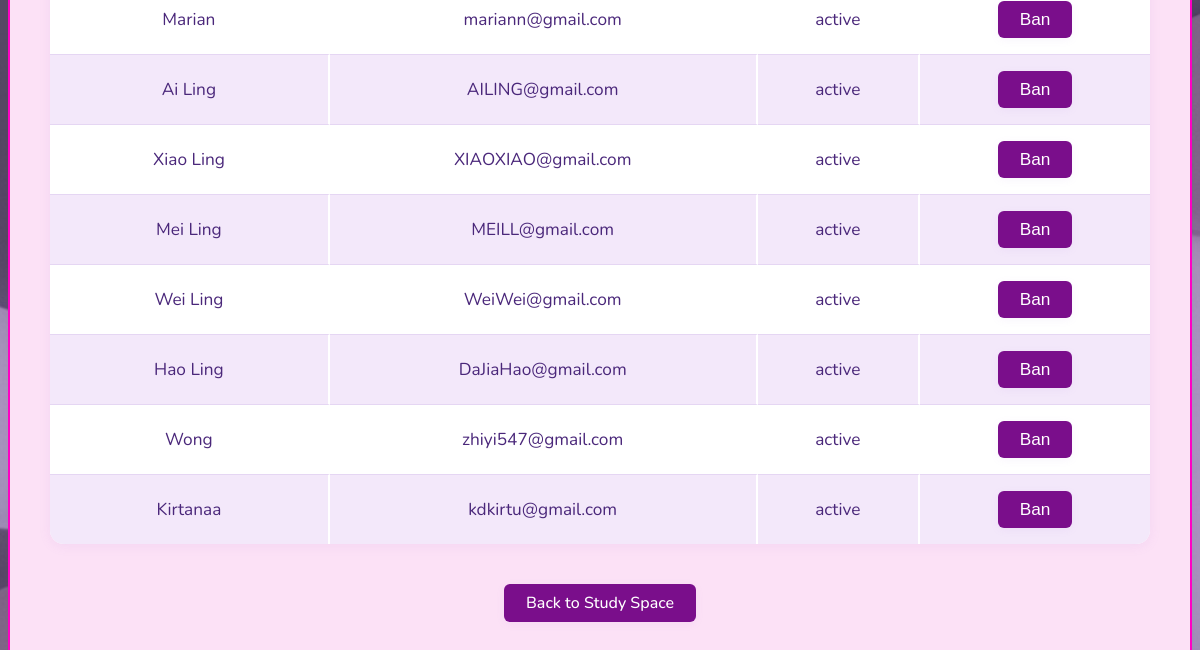
The app's page /admin (signed in, lower part), older data.
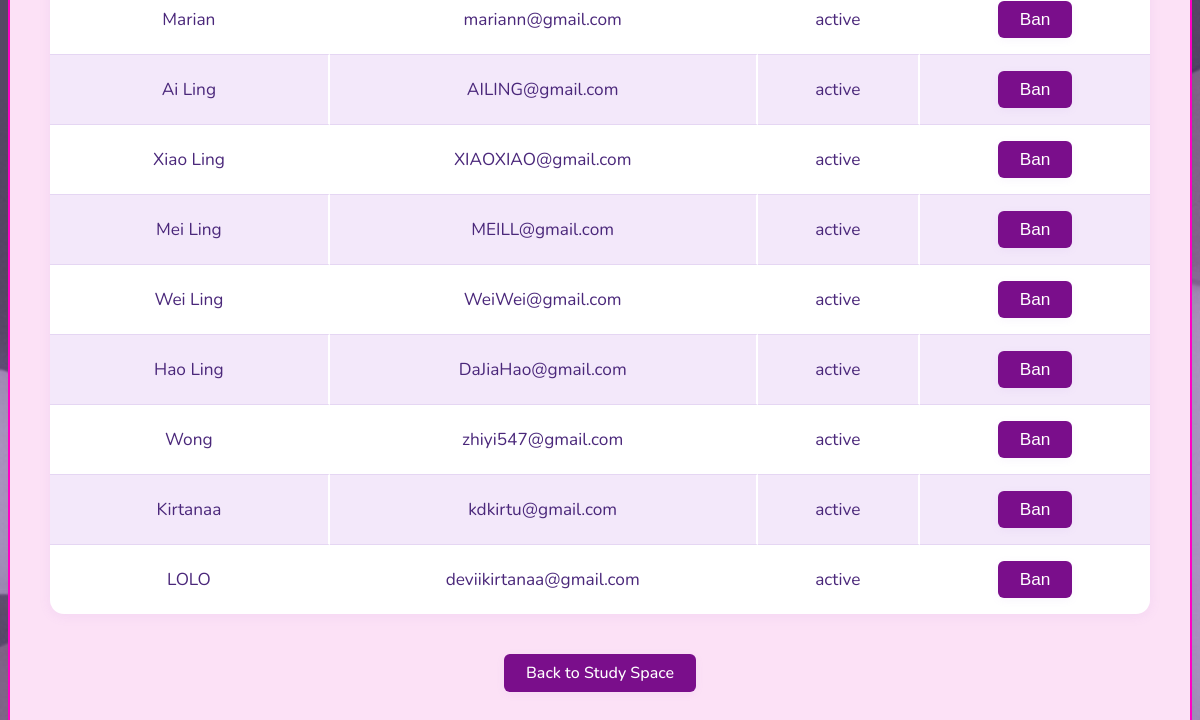
The same page, newer data.
### app.py (models this page shows)
class User(db.Model):
    id = db.Column(db.Integer, primary_key=True)
    username = db.Column(db.String(100), unique=True, nullable=False)
    password = db.Column(db.String(300), nullable=False)
    faculty = db.Column(db.String(100), nullable=False)
    student_id = db.Column(db.String(100), unique=True, nullable=False)
    user_email = db.Column(db.String(100), unique=True, nullable=False)
    mmu_email = db.Column(db.String(100), unique=True, nullable=True)
    bio = db.Column(db.Text, nullable=True)
    avatar = db.Column(db.String(300), nullable=True)
    background = db.Column(db.String(300), nullable=True)
    preferred_subjects = db.Column(db.String(100), nullable=True)
    verified = db.Column(db.Boolean, default=False)
    status = db.Column(db.String(20), default='active')
    created_at = db.Column(db.DateTime, default=datetime.utcnow)
    admin = db.Column(db.Boolean, default=False)
    mmu_email_updated_at = db.Column(db.DateTime, nullable=True)

### app.py (the view)
@app.route('/admin')
def admin_dashboard():
    if not is_logged_in_admin():
        abort(403)
    users = User.query.all()
    return render_template('admin.html', users=users)

### app.py (called while the page is built)
def is_logged_in_admin():
    user_id = session.get("user_id")
    if not user_id:
        return False
    user = User.query.get(user_id)
    return user and user.admin

### templates/admin.html (shortened to what this page needs)
<!DOCTYPE html>
<html>
<head>
    <link rel="stylesheet" href="{{ url_for('static', filename='Style.css') }}">
</head>
<body>
    <div class="admin-section">
        <table class="admin-table">
            {% for user in users %}
            <tr>
                <td>{{ user.username }}</td>
                <td>{{ user.user_email }}</td>
                <td>{{ user.status }}</td>
                <td>
                    {% if user.status == 'banned' %}
                        <form method="post" action="{{ url_for('admin_unban_user', user_id=user.id) }}">
                            <button type="submit" class="admin-btn">Unban</button>
                        </form>
                    {% else %}
                        <form method="post" action="{{ url_for('admin_ban_user', user_id=user.id) }}">
                            <button type="submit" class="admin-btn">Ban</button>
                        </form>
                    {% endif %}
                </td>
            </tr>
            {% endfor %}
        </table>
           <p><a href="{{ url_for('study_space') }}" class="admin-btn back-btn">Back to Study Space</a></p>
    </div>
</body>
</html>

### static/Style.css (style rules this page uses)
body { font-family: 'Nunito', sans-serif; color: #ffffff; background: #f4f6f8; background-image: url("img/home background.jpg"); background-size: cover; background-repeat: no-repeat; background-position: center center; min-height: 100vh; margin: 0; padding: 0; }
html, body, * { cursor: url("img/cursor.png") 0 0, auto !important; }
a, button, input, select, textarea { cursor: url("img/cursor.png") 0 0, auto !important; }
body { margin: 0; font-family: 'Nunito', sans-serif; }
.back-btn { display: inline-block; margin-top: 24px; text-decoration: none; text-align: center; }
.admin-section { background: #fce1f6; color: #4a277a; border-radius: 16px; box-shadow: 0 4px 24px rgba(122, 14, 139, 0.08); padding: 40px 40px 32px 40px; margin: 40px auto; max-width: 1100px; min-width: 80vw; text-align: center; border: 2px solid #ff00c3; }
.admin-table { width: 100%; border-collapse: separate; border-spacing: 0; background: #fff; border-radius: 14px; overflow: hidden; box-shadow: 0 2px 12px rgba(168,119,211,0.10); margin-bottom: 10px; font-size: 1.08em; }
.admin-table th:last-child, .admin-table td:last-child { border-right: none; }
.admin-table tr:last-child td { border-bottom: none; }
.admin-table tr:nth-child(even) td { background: #f3e8fa; }
.admin-btn { background: #7a0e8b; color: #fff; border: none; border-radius: 6px; padding: 8px 22px; font-weight: 500; cursor: pointer; transition: background 0.2s, box-shadow 0.2s; font-size: 1em; box-shadow: 0 2px 8px rgba(168,119,211,0.08); }

Row changes from the older to the newer data that the page shows:
added User: username "LOLO", user_email "deviikirtanaa@gmail.com", status "active"
